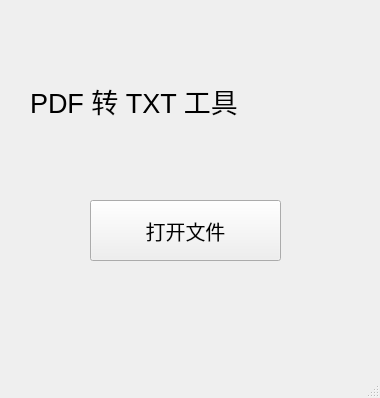
<?xml version="1.0" encoding="UTF-8"?>
<ui version="4.0">
 <class>mainWindow</class>
 <widget class="QMainWindow" name="mainWindow">
  <property name="geometry">
   <rect>
    <x>0</x>
    <y>0</y>
    <width>380</width>
    <height>398</height>
   </rect>
  </property>
  <property name="windowTitle">
   <string>PDF 转 TXT</string>
  </property>
  <widget class="QWidget" name="centralwidget">
   <widget class="QPushButton" name="btnOpenFile">
    <property name="geometry">
     <rect>
      <x>90</x>
      <y>200</y>
      <width>191</width>
      <height>61</height>
     </rect>
    </property>
    <property name="font">
     <font>
      <pointsize>15</pointsize>
     </font>
    </property>
    <property name="text">
     <string>打开文件</string>
    </property>
   </widget>
   <widget class="QLabel" name="lblConverter">
    <property name="geometry">
     <rect>
      <x>30</x>
      <y>30</y>
      <width>391</width>
      <height>141</height>
     </rect>
    </property>
    <property name="font">
     <font>
      <pointsize>20</pointsize>
     </font>
    </property>
    <property name="text">
     <string>PDF 转 TXT 工具</string>
    </property>
   </widget>
  </widget>
  <widget class="QMenuBar" name="menubar">
   <property name="geometry">
    <rect>
     <x>0</x>
     <y>0</y>
     <width>380</width>
     <height>30</height>
    </rect>
   </property>
  </widget>
  <widget class="QStatusBar" name="statusbar"/>
 </widget>
 <resources/>
 <connections/>
</ui>
